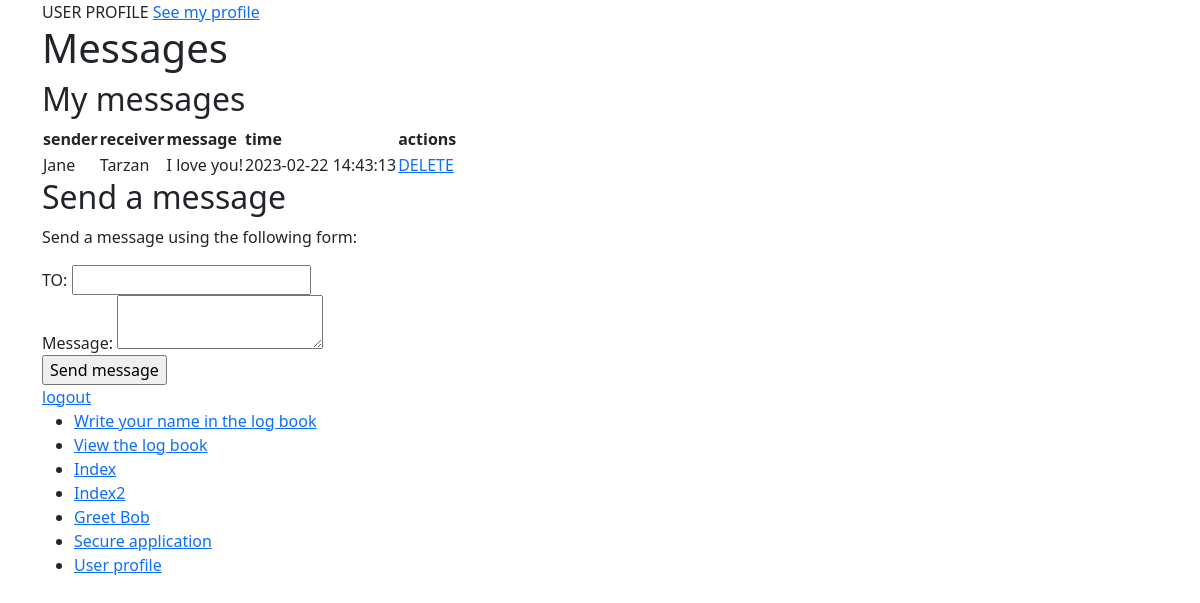
Page /User/profile (signed in) on the committed database.
### tables this page shows
CREATE TABLE `message` (
  `message_id` int(11) NOT NULL,
  `sender` int(11) NOT NULL,
  `receiver` int(11) NOT NULL,
  `message` text NOT NULL,
  `timestamp` timestamp NOT NULL DEFAULT current_timestamp()
);

CREATE TABLE `user` (
  `user_id` int(11) NOT NULL,
  `username` varchar(50) NOT NULL,
  `password_hash` varchar(72) NOT NULL
);

### app/core/Controller.php (called while the page is built, shortened)
<?php
class Controller{
	function view($name, $data = []){
		include('app/views/' . $name . '.php');
	}
}

### app/controllers/User.php (called while the page is built, shortened)
<?php
class User extends \app\core\Controller{
	#[\app\filters\Login]
	public function profile(){
		$message = new \app\models\Message();
		$messages = $message->getAllForUser($_SESSION['user_id']);
		$this->view('User/profile',$messages);
	}
}

### app/core/App.php (called while the page is built, shortened)
<?php
class App{
	function __construct(){
		$request = $this->parseUrl($_GET['url'] ?? '');
		$method = 'index';
		if(file_exists('app/controllers/' . $request[0] . '.php'))
		{
			unset($request[0]);
		}
		$controller = new $controller;
		if(isset($request[1]) && method_exists($controller, $request[1])){
			$method = $request[1];
			unset($request[1]);
		}
		$params = array_values($request);
		call_user_func_array([$controller, $method], $params);
	}
	function parseUrl($url){
		return explode('/', trim($url, '/'));
	}
}

### index.php (called while the page is built, shortened)
<?php
new app\core\App;

### app/core/Model.php (called while the page is built, shortened)
<?php
class Model{
	public function __construct(){
		$host = 'localhost';
		$dbname = 'webapplication';
		$user = 'root';
		$pass = '';
		try {
			$this->connection = new \PDO("mysql:host=$host;dbname=$dbname", $user, $pass);
		}
		catch(PDOException $e) {
			echo $e->getMessage();
		}
	}
}

### app/models/Message.php (called while the page is built, shortened)
<?php
class Message extends \app\core\Model{
	public function getAllForUser($user_id){
		$SQL = "SELECT message.message_id, message.message, message.timestamp, sendertable.username AS sender_name, `user`.`username` AS receiver_name FROM `message` JOIN `user` AS sendertable ON `message`.`sender` = sendertable.`user_id` JOIN `user` ON `user`.`user_id` = message.receiver WHERE sender=:sender OR receiver=:receiver";
		$STH = $this->connection->prepare($SQL);
		$data = ['receiver'=>$user_id,
					'sender'=>$user_id];
		$STH->execute($data);
		$STH->setFetchMode(\PDO::FETCH_CLASS, 'app\\models\\Message');
		return $STH->fetchAll();
	}
}

### app/views/User/profile.php (the view, shortened to what this page needs)
USER PROFILE
<a href='/Profile/index'>See my profile</a>
<h1>Messages</h1>
<h2>My messages</h2>
<table>
	<tr><th>sender</th><th>receiver</th><th>message</th><th>time</th><th>actions</th></tr>
<?php
foreach ($data as $message) {
	echo "<tr>
	<td>$message->sender_name</td>
	<td>$message->receiver_name</td>
	<td>$message->message</td>
	<td>$message->timestamp</td>
	<td><a href='/Message/delete/$message->message_id'>DELETE</a></td>
</tr>";
}
?>
</table>
<h2>Send a message</h2>
<p>Send a message using the following form:</p>
<form action='/Message/send' method='post'>
	<label>TO: <input type="text" name="receiver"></label><br/>
	<label>Message:	<textarea name="message"></textarea></label><br/>
	<input type="submit" name="action" value="Send message">
</form>
<a href='/User/logout'>logout</a>

### rows in the picture
message: sender.username "Jane", receiver.username "Tarzan", message "I love you!", timestamp "2023-02-22 14:43:13"
